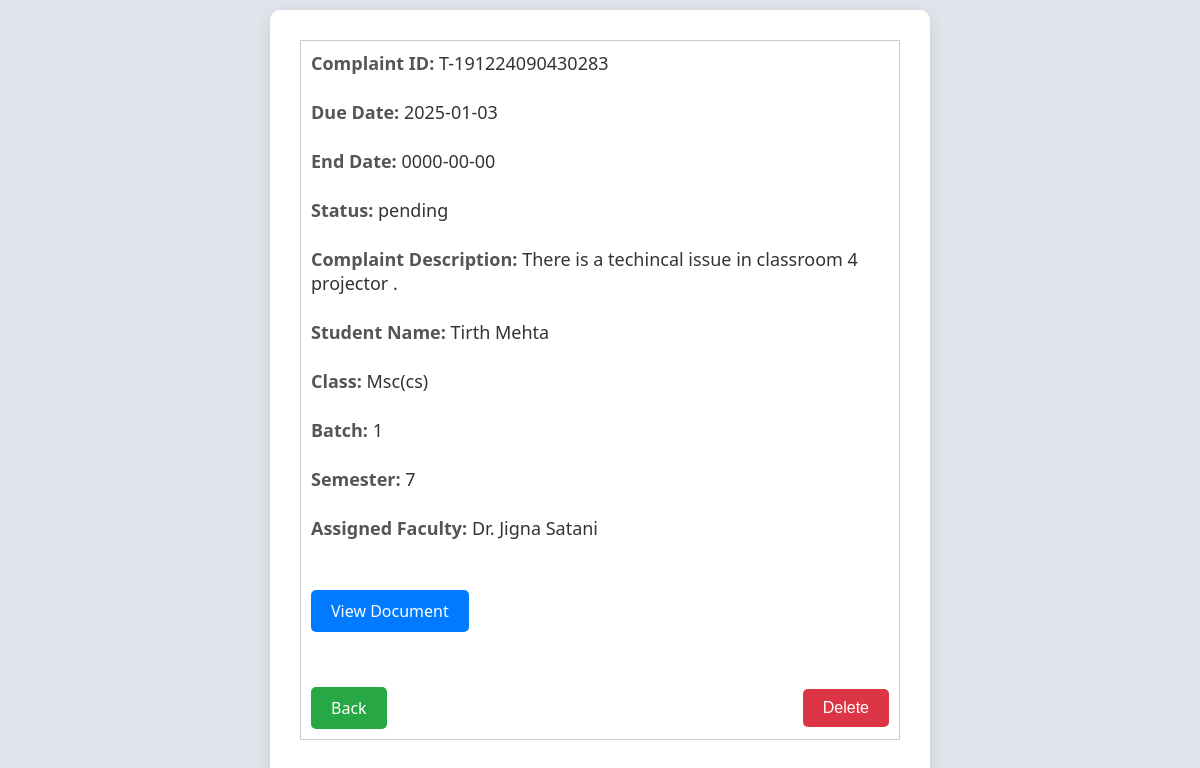
The app's page /admin/fetch_complaints.php?complaint_id=38 with its own data.
### tables this page shows
CREATE TABLE `complaints` (
  `complaint_id` int(5) NOT NULL,
  `Comp_ID` varchar(30) NOT NULL,
  `Complaint_Cat_ID` int(5) DEFAULT NULL,
  `complaint_description` varchar(200) DEFAULT NULL,
  `Complaint_Document` varchar(100) DEFAULT NULL,
  `complaint_datetime` datetime DEFAULT NULL,
  `Due_Date` date DEFAULT NULL,
  `End_Date` date DEFAULT NULL,
  `status` enum('pending','processing','resolved') DEFAULT 'pending',
  `Student_ID` int(5) DEFAULT NULL,
  `faculty_id` int(11) DEFAULT NULL,
  `F_Comp_ID` int(5) DEFAULT NULL
);

CREATE TABLE `users` (
  `user_id` int(5) NOT NULL,
  `firstname` varchar(30) NOT NULL,
  `lastname` varchar(30) NOT NULL,
  `email` varchar(50) NOT NULL,
  `password` varchar(255) NOT NULL,
  `role` enum('admin','student','faculty') NOT NULL
);

CREATE TABLE `student` (
  `student_id` int(5) NOT NULL,
  `user_id` int(5) DEFAULT NULL,
  `enrollment_id` varchar(15) NOT NULL,
  `phone` varchar(15) NOT NULL,
  `class` varchar(30) NOT NULL,
  `semester` int(2) NOT NULL,
  `batch` int(2) NOT NULL
);

### admin/fetch_complaints.php (the view, shortened to what this page needs)
<!DOCTYPE html>
<html lang="en">
<head>
    <link rel="stylesheet" href="../style/complaint_view.css">
</head>
<body>
    <div class="container">
        <?php
        include '../php/config.php';
        if (isset($_GET['complaint_id'])) {
            $complaintId = $_GET['complaint_id'];
            $sql = "SELECT c.*,
               su.firstname AS student_firstname, su.lastname AS student_lastname,
               s.class, s.batch, s.semester, s.enrollment_id,
               fu.firstname AS faculty_firstname, fu.lastname AS faculty_lastname, f.post AS faculty_post
        FROM complaints AS c
        LEFT JOIN student AS s ON c.Student_ID = s.student_id
        LEFT JOIN users AS su ON s.user_id = su.user_id
        LEFT JOIN faculty AS f ON c.faculty_id = f.faculty_id
        LEFT JOIN users AS fu ON f.user_id = fu.user_id
        WHERE c.complaint_id = $complaintId";
            $result = $con->query($sql);
            if ($result && $result->num_rows > 0) {
                $row = $result->fetch_assoc();
                echo "<div class='user-item'>";
                echo "<span><strong>Complaint ID:</strong> {$row['Comp_ID']}</span>";
                echo "<span><strong>Due Date:</strong> {$row['Due_Date']}</span>";
                echo "<span><strong>End Date:</strong> " . ($row['End_Date'] ? $row['End_Date'] : 'Not yet resolved') . "</span>";
                echo "<span><strong>Status:</strong> {$row['status']}</span>";
                echo "<span><strong>Complaint Description:</strong> {$row['complaint_description']}</span>";
                echo "<span><strong>Student Name:</strong> {$row['student_firstname']} {$row['student_lastname']}</span>";
                echo "<span><strong>Class:</strong> {$row['class']}</span>";
                echo "<span><strong>Batch:</strong> {$row['batch']}</span>";
                echo "<span><strong>Semester:</strong> {$row['semester']}</span>";
                echo "<span><strong>Assigned Faculty:</strong> {$row['faculty_firstname']} {$row['faculty_lastname']}</span>";
                echo "<div class='complaint-details'>";
                if (!empty($row['Complaint_Document'])) {
                    $documentName = $row['Complaint_Document'];
                    echo "<a href='../{$documentName}' class='view-btn' target='_blank'>View Document</a>";
                } else {
                    echo "<span>No document available</span>";
                }
                echo "</div>";
                echo "<div class='actions'>";
                echo "<a href='admin_complaint_panel.php?complaint_id={$row['complaint_id']}' class='back-btn'>Back</a>";
                echo "<button class='delete-btn' onclick='deleteUser({$row['complaint_id']})'>Delete</button>";
                echo "</div>";
                echo "</div>";
            } else {
                echo "<p>Complaint not found.</p>";
            }
        } else {
            echo "<p>Complaint ID not provided.</p>";
        }
        ?>
    </div>
</body>
</html>

### style/complaint_view.css (style rules this page uses)
.container { max-width: 800px; margin: 0 auto; padding: 20px; }
.user-item { border: 1px solid #ccc; padding: 10px; margin-bottom: 20px; }
.user-item span { display: block; margin-bottom: 5px; }
.complaint-details { margin-bottom: 10px; }
.actions { margin-top: 10px; }
.open-btn, .view-btn, .delete-btn { background-color: #4CAF50; color: white; padding: 8px 16px; border: none; cursor: pointer; border-radius: 4px; text-decoration: none; }
.view-btn { background-color: #007bff; }
.delete-btn { background-color: #f44336; }

### admin/fetch_complaints.php (style rules this page uses)
body { font-family: 'Segoe UI', Tahoma, Geneva, Verdana, sans-serif; background-color: #e0e5ec; margin: 0; padding: 0; display: flex; justify-content: center; align-items: center; height: 100vh; }
.container { background: #ffffff; border-radius: 10px; box-shadow: 0 4px 15px rgba(0, 0, 0, 0.1); padding: 30px; max-width: 600px; width: 90%; }
.user-item { display: flex; flex-direction: column; gap: 20px; }
.user-item span { font-size: 18px; color: #333; }
.user-item strong { color: #555; }
.complaint-details, .actions { margin-top: 25px; display: flex; justify-content: space-between; align-items: center; }
.view-btn, .back-btn, .delete-btn { text-decoration: none; padding: 10px 20px; border-radius: 5px; transition: background 0.3s ease; font-size: 16px; }
.view-btn { background-color: #007bff; color: #fff; }
.back-btn { background-color: #28a745; color: #fff; }
.delete-btn { background-color: #dc3545; color: #fff; cursor: pointer; }

### records on screen
complaints: Comp_ID "T-191224090430283", Due_Date "2025-01-03", End_Date "0000-00-00", status "pending", complaint_description "There is a techincal issue in classroom 4 projector .", users.firstname "Tirth", users.lastname "Mehta", Student_ID.class "Msc(cs)", Student_ID.batch "1", Student_ID.semester "7", users.firstname "Dr. Jigna", users.lastname "Satani"
